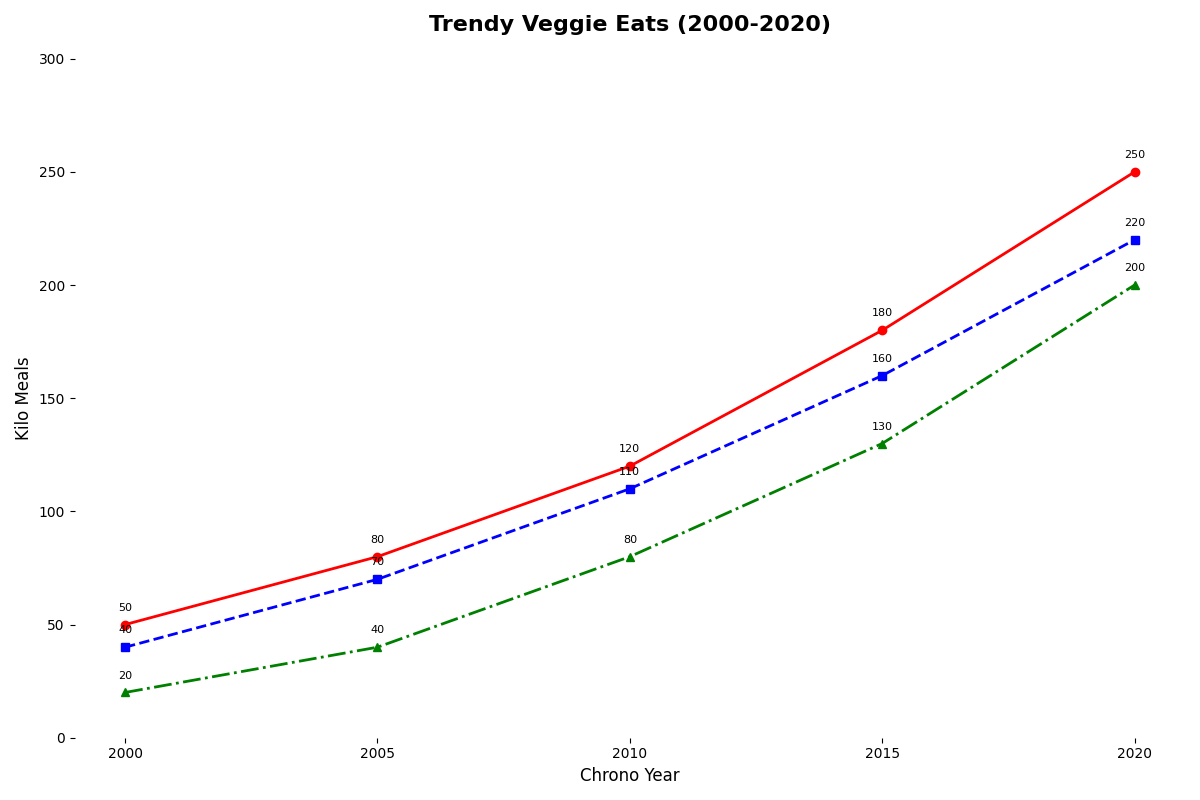

This chart was generated by the following Python code:
import matplotlib.pyplot as plt
import numpy as np

# Data: Plant-based food consumption in kilotons
years = np.array([2000, 2005, 2010, 2015, 2020])
north_america = np.array([50, 80, 120, 180, 250])
europe = np.array([40, 70, 110, 160, 220])
asia = np.array([20, 40, 80, 130, 200])

# Plotting
fig, ax = plt.subplots(figsize=(12, 8))

# Plot each region's data with shuffled colors
ax.plot(years, north_america, marker='o', linestyle='-', color='red', linewidth=2)  # Changed from 'blue' to 'red'
ax.plot(years, europe, marker='s', linestyle='--', color='blue', linewidth=2)       # Changed from 'green' to 'blue'
ax.plot(years, asia, marker='^', linestyle='-.', color='green', linewidth=2)        # Changed from 'red' to 'green'

# Title and labels
ax.set_title('Trendy Veggie Eats (2000-2020)', fontsize=16, fontweight='bold', pad=20)
ax.set_xlabel('Chrono Year', fontsize=12)
ax.set_ylabel('Kilo Meals', fontsize=12)

# Customize x and y ticks
ax.set_xticks(years)
ax.set_yticks(np.arange(0, 301, 50))

# Annotate key points with the exact consumption values
for year, na, eu, as_ in zip(years, north_america, europe, asia):
    ax.annotate(f'{na}', (year, na), textcoords="offset points", xytext=(0,10), ha='center', fontsize=8)
    ax.annotate(f'{eu}', (year, eu), textcoords="offset points", xytext=(0,10), ha='center', fontsize=8)
    ax.annotate(f'{as_}', (year, as_), textcoords="offset points", xytext=(0,10), ha='center', fontsize=8)

# Automatically adjust subplot parameters to give specified padding
plt.tight_layout()

# Display the plot
ax.spines['top'].set_visible(False)
ax.spines['right'].set_visible(False)
ax.spines['left'].set_color('none')
ax.spines['bottom'].set_color('none')
plt.show()
